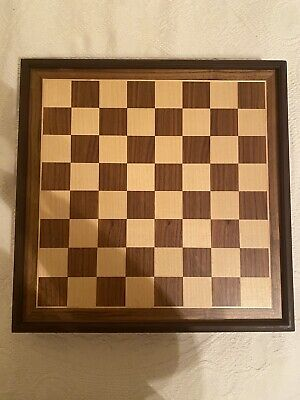
#> input picture chessboard.jpg, 300 x 400 px
$ jupyter execute new.ipynb
#> lines starting #> are read from the running program, lines starting #| are printed output that depends on the picture; after the words box and inside, x2 and y2 are one past the last pixel; in counts of white or black regions, pixels touching at a corner belong together
[cell 1]
import cv2
import numpy as np
import matplotlib.pyplot as plt

# Load the image
image = cv2.imread('chessboard.jpg')
#> image is the input picture: shape (400, 300, 3); mean B, G, R 91.3, 126.5, 159.5
gray = cv2.cvtColor(image, cv2.COLOR_BGR2GRAY)
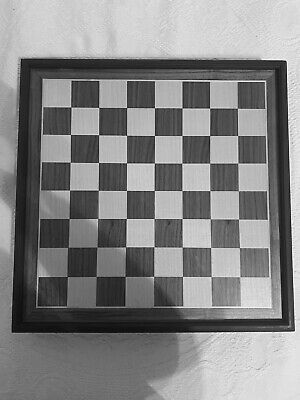
#> gray: shape (400, 300); min 3, max 253, mean 132.3

# Edge Detection using Canny
edges = cv2.Canny(gray, 100, 200)
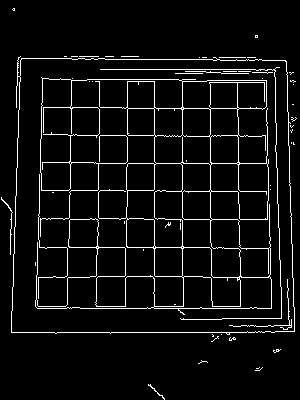
#> edges: shape (400, 300); 5.6% white in thin lines or dots

# Line Detection using Hough Transform
lines = cv2.HoughLinesP(edges, 1, np.pi/180, threshold=100, minLineLength=100, maxLineGap=10)
#> lines = 21 rows, first 6: [11, 332, 274, 332], [37, 308, 294, 308], [154, 306, 154, 59], [182, 277, 182, 59], [289, 161, 294, 331], [94, 163, 276, 163]
line_image = np.copy(image)
for line in lines:
    x1, y1, x2, y2 = line[0]
    cv2.line(line_image, (x1, y1), (x2, y2), (0, 255, 0), 2)
#> this loop made 21 passes
#> (x1, y1, x2, y2) on passes 1 to 12: (11, 332, 274, 332), (37, 308, 294, 308), (154, 306, 154, 59), (182, 277, 182, 59), (289, 161, 294, 331), (94, 163, 276, 163), (37, 247, 223, 247), (100, 69, 274, 69), (11, 331, 20, 56), (237, 73, 238, 173), (210, 248, 210, 71), (122, 108, 275, 108)
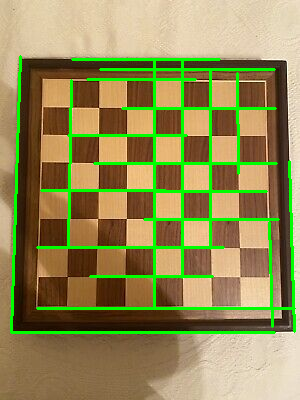
#> line_image: shape (400, 300, 3); 8.67% of pixels changed, all inside (x1, y1, x2, y2) = (10, 55, 296, 334)

# Corner Detection using Harris Corner Detection
dst = cv2.cornerHarris(gray, 2, 3, 0.04)
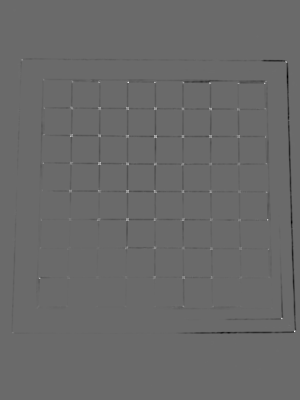
#> dst: shape (400, 300) float32; min -0.0168, max 0.0233, mean -0.000123; drawn with min black and max white
dst = cv2.dilate(dst, None)
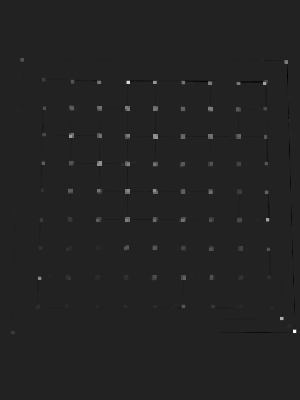
#> dst: shape (400, 300) float32; min -0.00365, max 0.0233, mean 6.54e-05; drawn with min black and max white
image[dst > 0.01 * dst.max()] = [0, 0, 255]
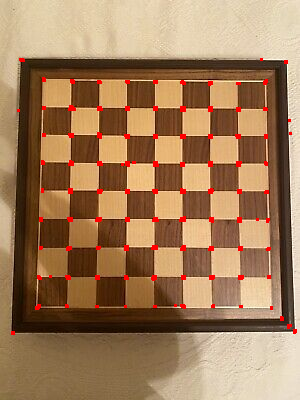
#> image: shape (400, 300, 3); 1.82% of pixels changed, all inside (x1, y1, x2, y2) = (11, 58, 297, 335)

# Display the results
plt.figure(figsize=(20, 10))

plt.subplot(1, 4, 1)
plt.title('Original Image')
plt.imshow(cv2.cvtColor(image, cv2.COLOR_BGR2RGB))

plt.subplot(1, 4, 2)
plt.title('Edge Detection')
plt.imshow(edges, cmap='gray')

plt.subplot(1, 4, 3)
plt.title('Line Detection')
plt.imshow(cv2.cvtColor(line_image, cv2.COLOR_BGR2RGB))

plt.subplot(1, 4, 4)
plt.title('Corner Detection')
plt.imshow(cv2.cvtColor(image, cv2.COLOR_BGR2RGB))

plt.show()
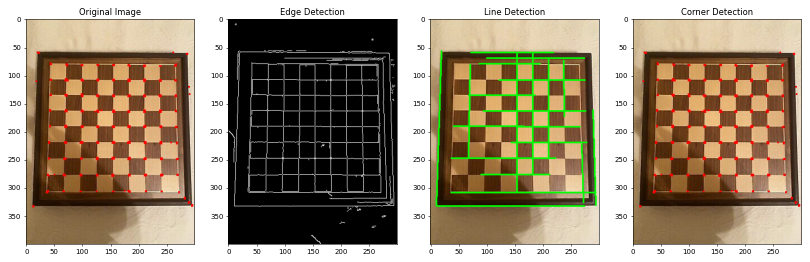
#> figure drawn by matplotlib, 4 panels
